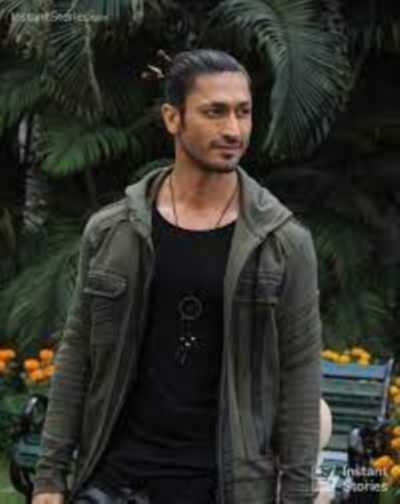
#> input picture 1.png, 400 x 504 px, given in place of 1.jpg, which was not available
$ python rgb_to_binary_imgae.py
#> lines starting #> are read from the running program, lines starting #| are printed output that depends on the picture; after the words box and inside, x2 and y2 are one past the last pixel; in counts of white or black regions, pixels touching at a corner belong together; pictures that were not available may be replaced by others from this repository, and a replacement may not be noted
import cv2

img = cv2.imread("1.jpg",0)
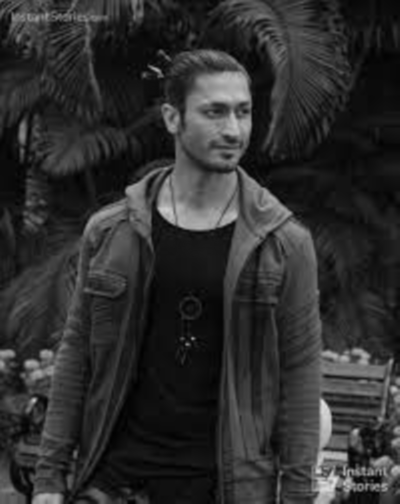
#> img: shape (504, 400); min 0, max 224, mean 46.5
cv2.imshow("Gray Scale Image",img)
ret,black_white = cv2.threshold(img,127,255,cv2.THRESH_BINARY)
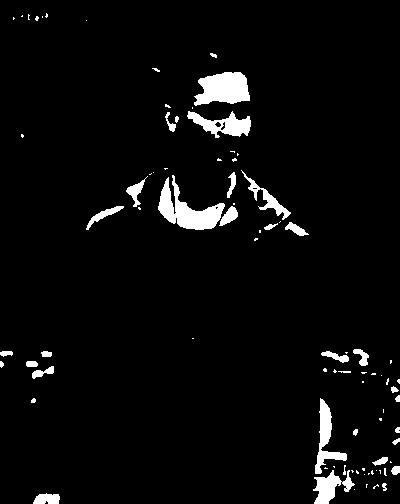
#> black_white: shape (504, 400); 4.1% white; 85 white regions (52 under 20 px), largest, box (x1, y1, x2, y2) and area: (158, 175, 225, 230) 1531, (194, 72, 250, 106) 1384, (187, 111, 251, 138) 837
cv2.imshow("Binary Image",black_white)
cv2.waitKey(0)
cv2.destroyAllWindows()

$ run again, with data.jpg saved as 1.png
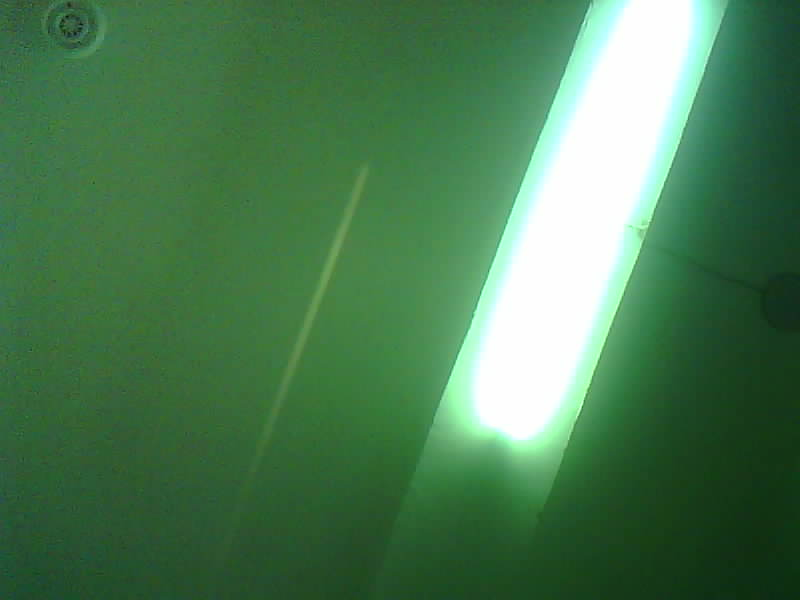
#> input picture data.jpg, 800 x 600 px, given in place of 1.jpg, which was not available
#> `img = cv2.imread("1.jpg",0)`:
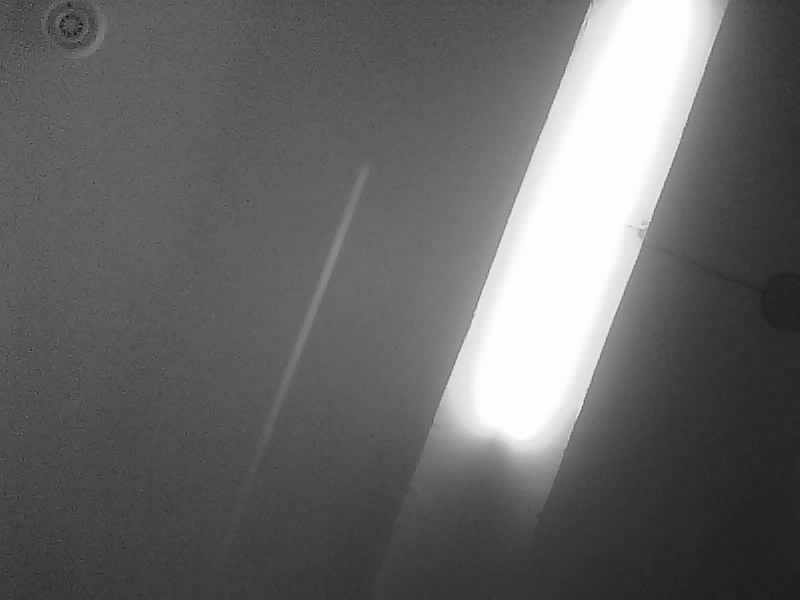
#> img: shape (600, 800); min 15, max 254, mean 103.4
#> `ret,black_white = cv2.threshold(img,127,255,cv2.THRESH_BINARY)`:
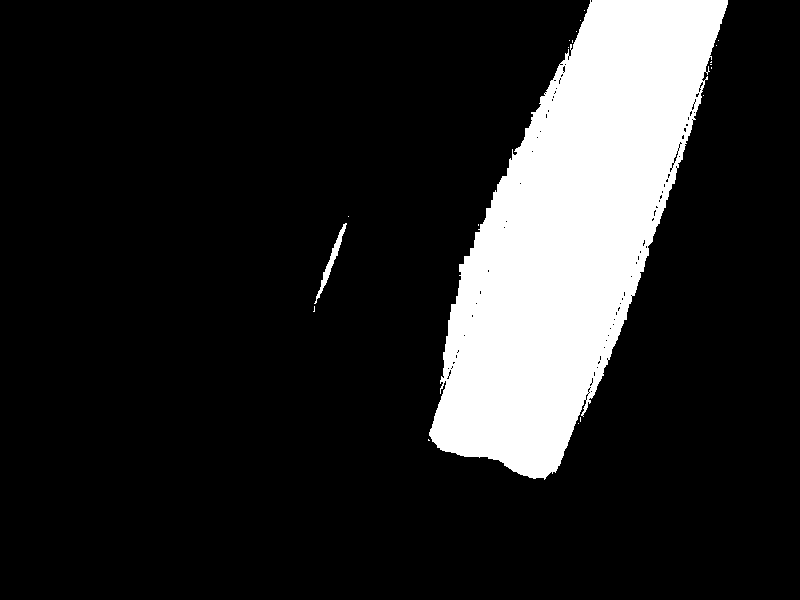
#> black_white: shape (600, 800); 15.6% white; 20 white regions (18 under 20 px), largest, box (x1, y1, x2, y2) and area: (429, 0, 728, 480) 74451, (314, 223, 347, 304) 398

$ run again, with sample.jpg saved as 1.png
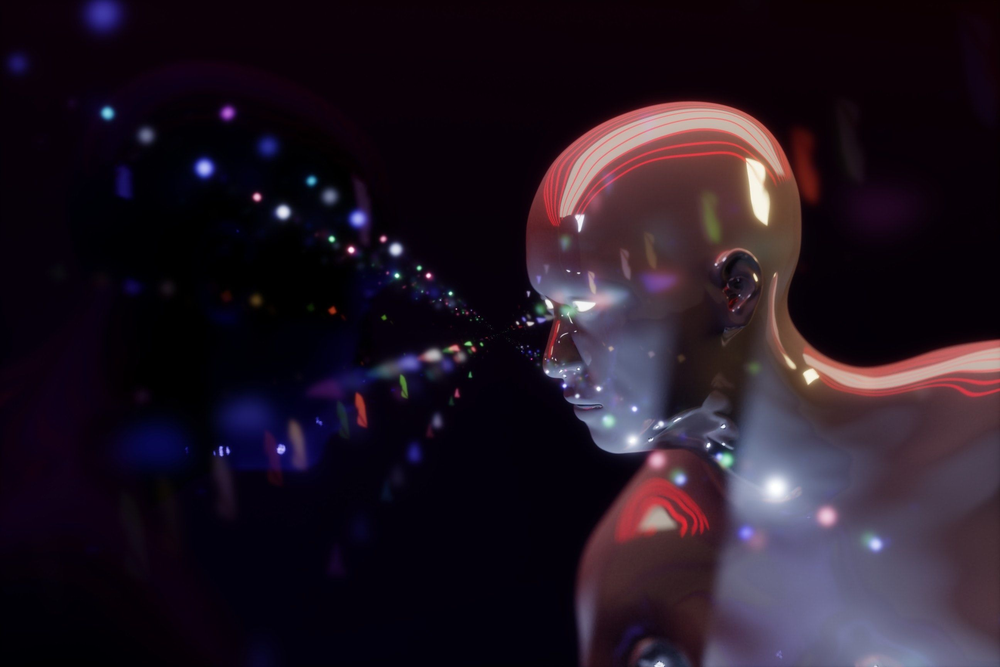
#> input picture sample.jpg, 1000 x 667 px, shrunk from 2592 x 1728 before the run, given in place of 1.jpg, which was not available
#> `img = cv2.imread("1.jpg",0)`:
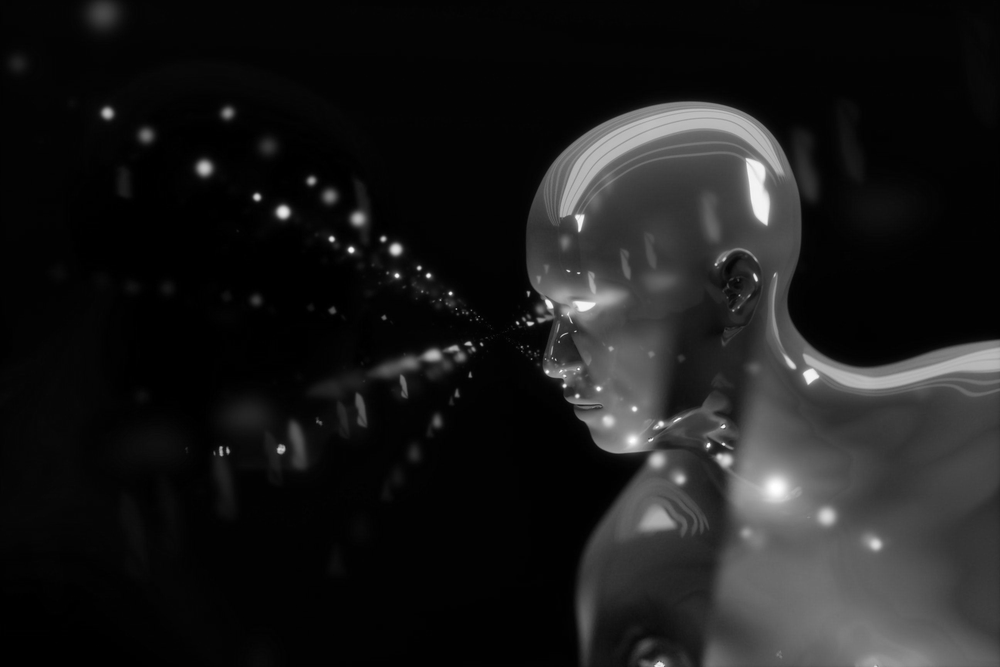
#> img: shape (667, 1000); min 0, max 255, mean 26.9
#> `ret,black_white = cv2.threshold(img,127,255,cv2.THRESH_BINARY)`:
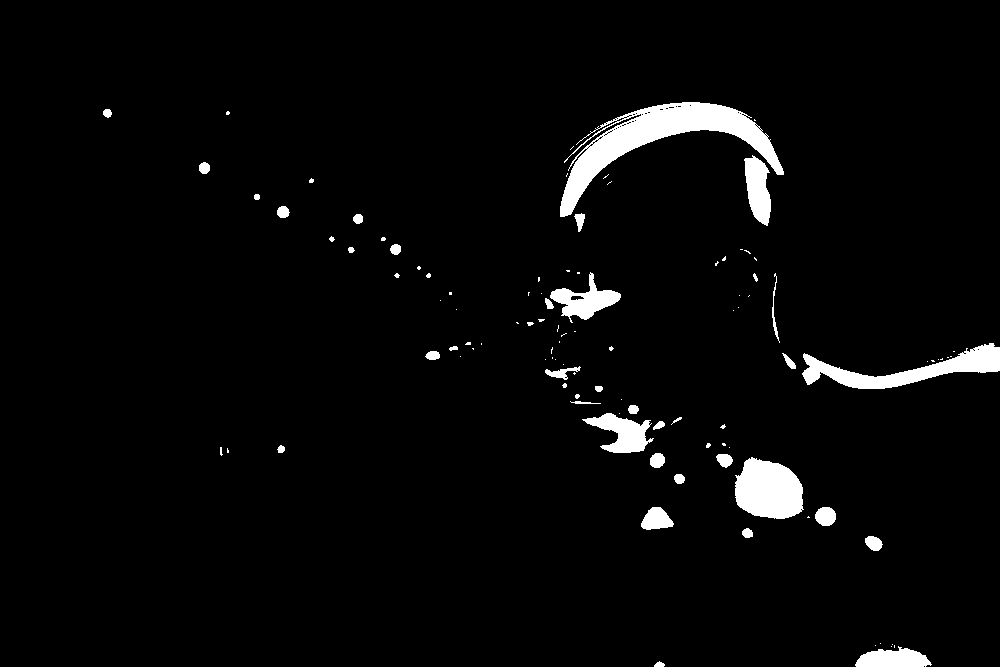
#> black_white: shape (667, 1000); 3.4% white; 106 white regions (68 under 20 px), largest, box (x1, y1, x2, y2) and area: (560, 102, 784, 217) 7020, (802, 343, 1000, 389) 3279, (735, 457, 804, 519) 3272
